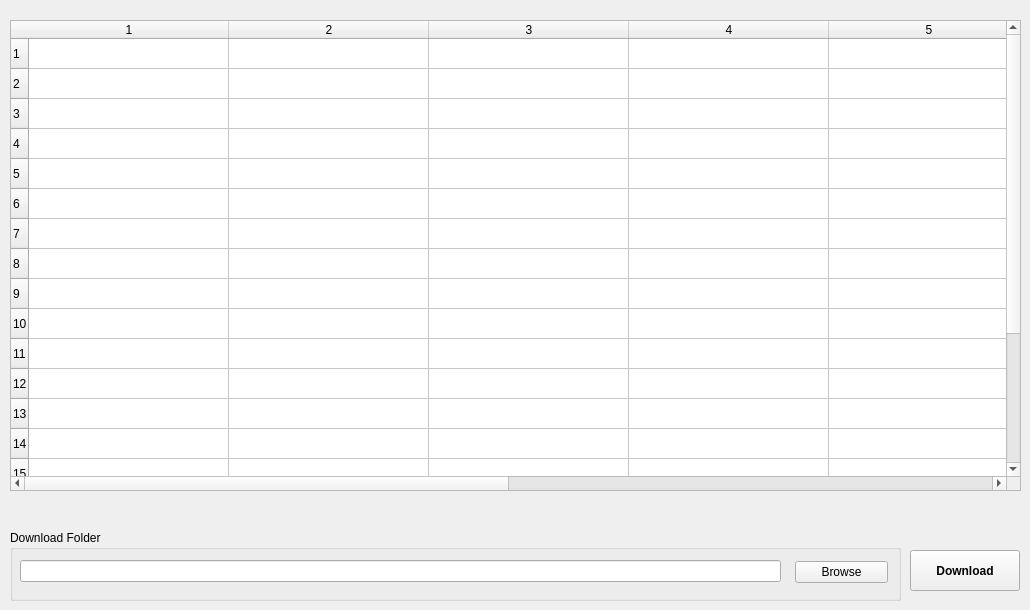
    <widget class="QWidget" name="tab">
     <attribute name="title">
      <string>USGS Download Manager</string>
     </attribute>
     <widget class="QTableWidget" name="table_USGS_Sites">
      <property name="geometry">
       <rect>
        <x>10</x>
        <y>20</y>
        <width>1011</width>
        <height>471</height>
       </rect>
      </property>
      <property name="sizePolicy">
       <sizepolicy hsizetype="Expanding" vsizetype="Expanding">
        <horstretch>0</horstretch>
        <verstretch>0</verstretch>
       </sizepolicy>
      </property>
      <property name="wordWrap">
       <bool>false</bool>
      </property>
      <property name="rowCount">
       <number>20</number>
      </property>
      <property name="columnCount">
       <number>8</number>
      </property>
      <attribute name="horizontalHeaderCascadingSectionResizes">
       <bool>false</bool>
      </attribute>
      <attribute name="horizontalHeaderMinimumSectionSize">
       <number>60</number>
      </attribute>
      <attribute name="horizontalHeaderDefaultSectionSize">
       <number>200</number>
      </attribute>
      <attribute name="horizontalHeaderShowSortIndicator" stdset="0">
       <bool>true</bool>
      </attribute>
      <attribute name="horizontalHeaderStretchLastSection">
       <bool>true</bool>
      </attribute>
      <attribute name="verticalHeaderCascadingSectionResizes">
       <bool>false</bool>
      </attribute>
      <attribute name="verticalHeaderMinimumSectionSize">
       <number>30</number>
      </attribute>
      <attribute name="verticalHeaderDefaultSectionSize">
       <number>30</number>
      </attribute>
      <attribute name="verticalHeaderShowSortIndicator" stdset="0">
       <bool>false</bool>
      </attribute>
      <attribute name="verticalHeaderStretchLastSection">
       <bool>false</bool>
      </attribute>
      <row/>
      <row/>
      <row/>
      <row/>
      <row/>
      <row/>
      <row/>
      <row/>
      <row/>
      <row/>
      <row/>
      <row/>
      <row/>
      <row/>
      <row/>
      <row/>
      <row/>
      <row/>
      <row/>
      <row/>
      <column/>
      <column/>
      <column/>
      <column/>
      <column/>
      <column/>
      <column/>
      <column/>
     </widget>
     <widget class="QPushButton" name="pushButton_USGSDownload">
      <property name="geometry">
       <rect>
        <x>910</x>
        <y>550</y>
        <width>110</width>
        <height>41</height>
       </rect>
      </property>
      <property name="font">
       <font>
        <weight>75</weight>
        <bold>true</bold>
        <underline>false</underline>
       </font>
      </property>
      <property name="toolTip">
       <string>This button will download sensor data and/or retrieve a list of images for the specified dates.</string>
      </property>
      <property name="text">
       <string>Download</string>
      </property>
      <property name="shortcut">
       <string/>
      </property>
      <property name="flat">
       <bool>false</bool>
      </property>
     </widget>
     <widget class="QGroupBox" name="groupBox_8">
      <property name="geometry">
       <rect>
        <x>10</x>
        <y>530</y>
        <width>891</width>
        <height>71</height>
       </rect>
      </property>
      <property name="font">
       <font>
        <weight>50</weight>
        <bold>false</bold>
        <underline>false</underline>
       </font>
      </property>
      <property name="title">
       <string>Download Folder</string>
      </property>
      <widget class="QLineEdit" name="EditSaveImages_USGS_DownloadFolder">
       <property name="geometry">
        <rect>
         <x>10</x>
         <y>30</y>
         <width>761</width>
         <height>22</height>
        </rect>
       </property>
       <property name="font">
        <font>
         <pointsize>10</pointsize>
         <weight>50</weight>
         <bold>false</bold>
         <underline>false</underline>
        </font>
       </property>
       <property name="toolTip">
        <string>This field is pre-populated and cannot be changed at this time.</string>
       </property>
      </widget>
      <widget class="QPushButton" name="pushButtonBrowseSaveImages_USGS_DownloadFolder">
       <property name="geometry">
        <rect>
         <x>785</x>
         <y>31</y>
         <width>93</width>
         <height>22</height>
        </rect>
       </property>
       <property name="text">
        <string>Browse</string>
       </property>
      </widget>
     </widget>
    </widget>
